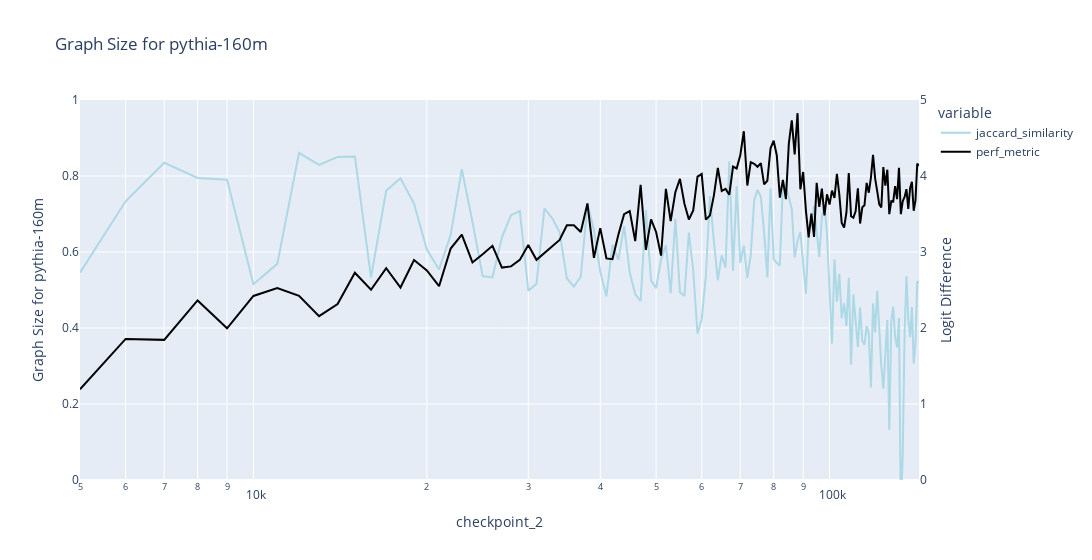
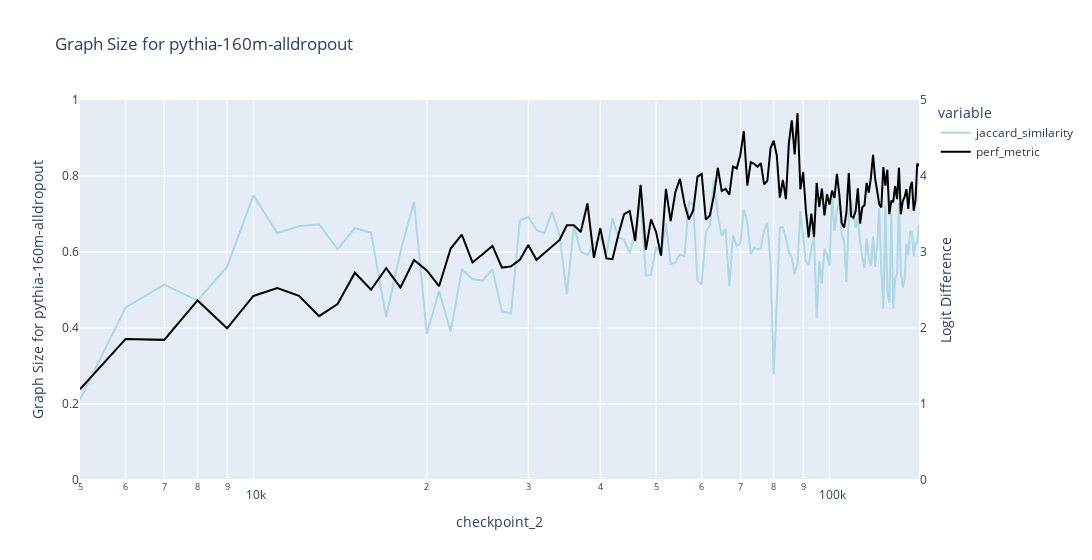
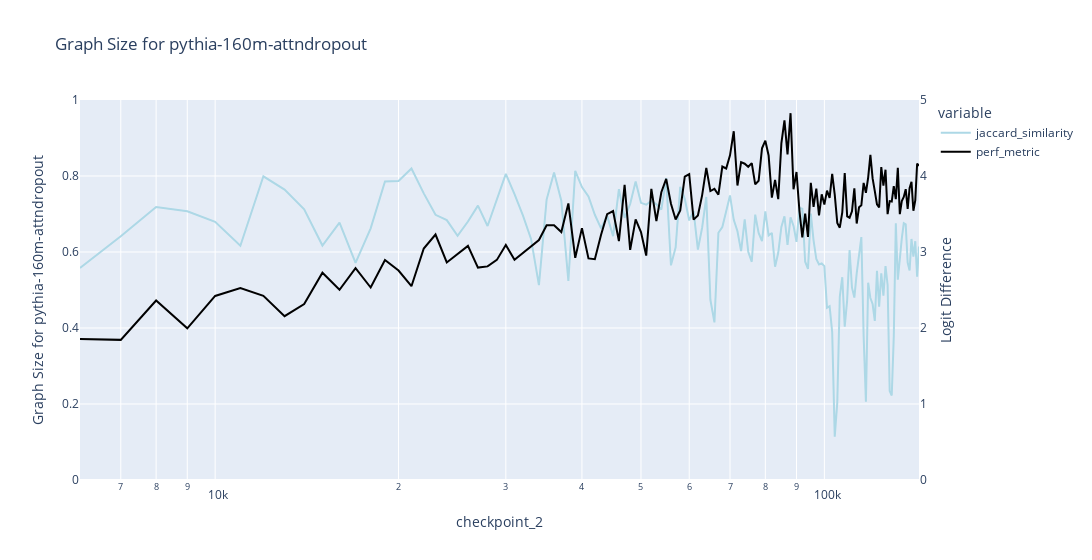
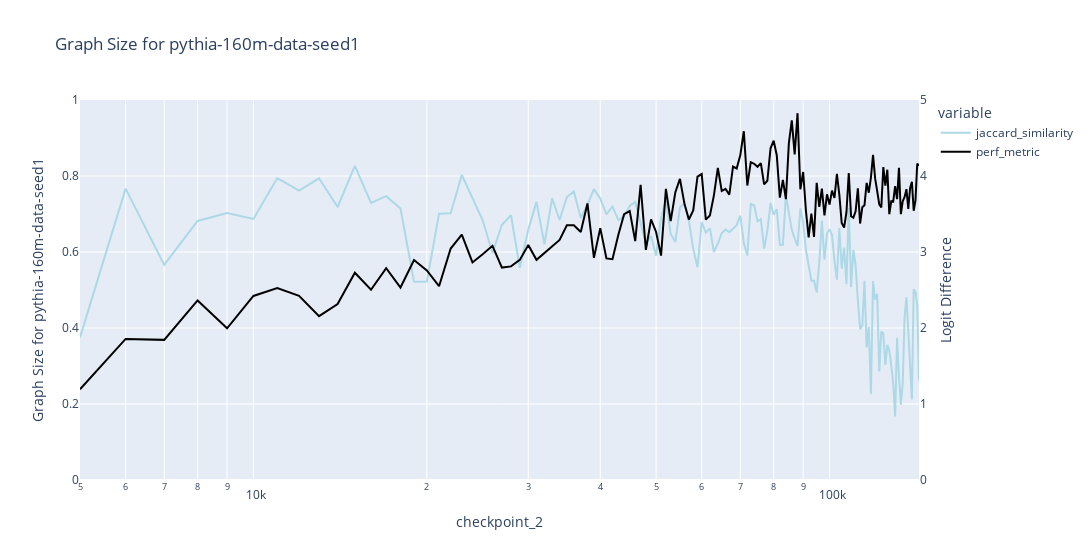

The code cell stored with these charts, in order, in its notebook:
### Markdown cell above
### Graph Similarity

### Code cell
for model in models:
    model_df = all_graphs[all_graphs['model'] == model].copy()
    weighted_jaccard_results = compute_weighted_jaccard_similarity(model_df)
    plot_graph_metric(weighted_jaccard_results, 'jaccard_similarity', perf_metric_dict, f'Graph Size for {model}', y_range=1, x_axis_col='checkpoint_2', log_x=True)

### Figure 1 — Plotly figure (JSON) as saved in the notebook; plotly's stock layout.template omitted (floating-point values rounded to 4 significant figures; data arrays with more than 128 entries replaced by an {"elided": "..."} marker saying what was removed)
{"data": [{"hovertemplate": "variable=jaccard_similarity<br>checkpoint_2=%{x}<br>value=%{y}<extra></extra>", "legendgroup": "jaccard_similarity", "line": {"color": "lightblue", "dash": "solid"}, "marker": {"symbol": "circle"}, "mode": "lines", "name": "jaccard_similarity", "orientation": "v", "showlegend": true, "type": "scatter", "x": {"elided": "139 int values"}, "xaxis": "x", "y": {"elided": "139 float values"}, "yaxis": "y"}, {"line": {"color": "black"}, "mode": "lines", "name": "perf_metric", "type": "scatter", "x": {"elided": "139 int values"}, "y": {"elided": "139 float values"}, "yaxis": "y2"}], "layout": {"legend": {"title": {"text": "variable"}, "tracegroupgap": 0}, "title": {"text": "Graph Size for pythia-160m"}, "width": 1200, "xaxis": {"anchor": "y", "domain": [0, 1], "title": {"text": "checkpoint_2"}, "type": "log"}, "yaxis": {"anchor": "x", "domain": [0, 1], "range": [0, 1], "title": {"text": "Graph Size for pythia-160m"}}, "yaxis2": {"overlaying": "y", "range": [0, 5], "showgrid": false, "side": "right", "title": {"text": "Logit Difference"}}}}

### Figure 2 — Plotly figure (JSON) as saved in the notebook; plotly's stock layout.template omitted (floating-point values rounded to 4 significant figures; data arrays with more than 128 entries replaced by an {"elided": "..."} marker saying what was removed)
{"data": [{"hovertemplate": "variable=jaccard_similarity<br>checkpoint_2=%{x}<br>value=%{y}<extra></extra>", "legendgroup": "jaccard_similarity", "line": {"color": "lightblue", "dash": "solid"}, "marker": {"symbol": "circle"}, "mode": "lines", "name": "jaccard_similarity", "orientation": "v", "showlegend": true, "type": "scatter", "x": {"elided": "139 int values"}, "xaxis": "x", "y": {"elided": "139 float values"}, "yaxis": "y"}, {"line": {"color": "black"}, "mode": "lines", "name": "perf_metric", "type": "scatter", "x": {"elided": "139 int values"}, "y": {"elided": "139 float values"}, "yaxis": "y2"}], "layout": {"legend": {"title": {"text": "variable"}, "tracegroupgap": 0}, "title": {"text": "Graph Size for pythia-160m-alldropout"}, "width": 1200, "xaxis": {"anchor": "y", "domain": [0, 1], "title": {"text": "checkpoint_2"}, "type": "log"}, "yaxis": {"anchor": "x", "domain": [0, 1], "range": [0, 1], "title": {"text": "Graph Size for pythia-160m-alldropout"}}, "yaxis2": {"overlaying": "y", "range": [0, 5], "showgrid": false, "side": "right", "title": {"text": "Logit Difference"}}}}

### Figure 3 — Plotly figure (JSON) as saved in the notebook; plotly's stock layout.template omitted (floating-point values rounded to 4 significant figures; data arrays with more than 128 entries replaced by an {"elided": "..."} marker saying what was removed)
{"data": [{"hovertemplate": "variable=jaccard_similarity<br>checkpoint_2=%{x}<br>value=%{y}<extra></extra>", "legendgroup": "jaccard_similarity", "line": {"color": "lightblue", "dash": "solid"}, "marker": {"symbol": "circle"}, "mode": "lines", "name": "jaccard_similarity", "orientation": "v", "showlegend": true, "type": "scatter", "x": {"elided": "138 int values"}, "xaxis": "x", "y": {"elided": "138 float values"}, "yaxis": "y"}, {"line": {"color": "black"}, "mode": "lines", "name": "perf_metric", "type": "scatter", "x": {"elided": "138 int values"}, "y": {"elided": "138 float values"}, "yaxis": "y2"}], "layout": {"legend": {"title": {"text": "variable"}, "tracegroupgap": 0}, "title": {"text": "Graph Size for pythia-160m-attndropout"}, "width": 1200, "xaxis": {"anchor": "y", "domain": [0, 1], "title": {"text": "checkpoint_2"}, "type": "log"}, "yaxis": {"anchor": "x", "domain": [0, 1], "range": [0, 1], "title": {"text": "Graph Size for pythia-160m-attndropout"}}, "yaxis2": {"overlaying": "y", "range": [0, 5], "showgrid": false, "side": "right", "title": {"text": "Logit Difference"}}}}

### Figure 4 — Plotly figure (JSON) as saved in the notebook; plotly's stock layout.template omitted (floating-point values rounded to 4 significant figures; data arrays with more than 128 entries replaced by an {"elided": "..."} marker saying what was removed)
{"data": [{"hovertemplate": "variable=jaccard_similarity<br>checkpoint_2=%{x}<br>value=%{y}<extra></extra>", "legendgroup": "jaccard_similarity", "line": {"color": "lightblue", "dash": "solid"}, "marker": {"symbol": "circle"}, "mode": "lines", "name": "jaccard_similarity", "orientation": "v", "showlegend": true, "type": "scatter", "x": {"elided": "139 int values"}, "xaxis": "x", "y": {"elided": "139 float values"}, "yaxis": "y"}, {"line": {"color": "black"}, "mode": "lines", "name": "perf_metric", "type": "scatter", "x": {"elided": "139 int values"}, "y": {"elided": "139 float values"}, "yaxis": "y2"}], "layout": {"legend": {"title": {"text": "variable"}, "tracegroupgap": 0}, "title": {"text": "Graph Size for pythia-160m-data-seed1"}, "width": 1200, "xaxis": {"anchor": "y", "domain": [0, 1], "title": {"text": "checkpoint_2"}, "type": "log"}, "yaxis": {"anchor": "x", "domain": [0, 1], "range": [0, 1], "title": {"text": "Graph Size for pythia-160m-data-seed1"}}, "yaxis2": {"overlaying": "y", "range": [0, 5], "showgrid": false, "side": "right", "title": {"text": "Logit Difference"}}}}
